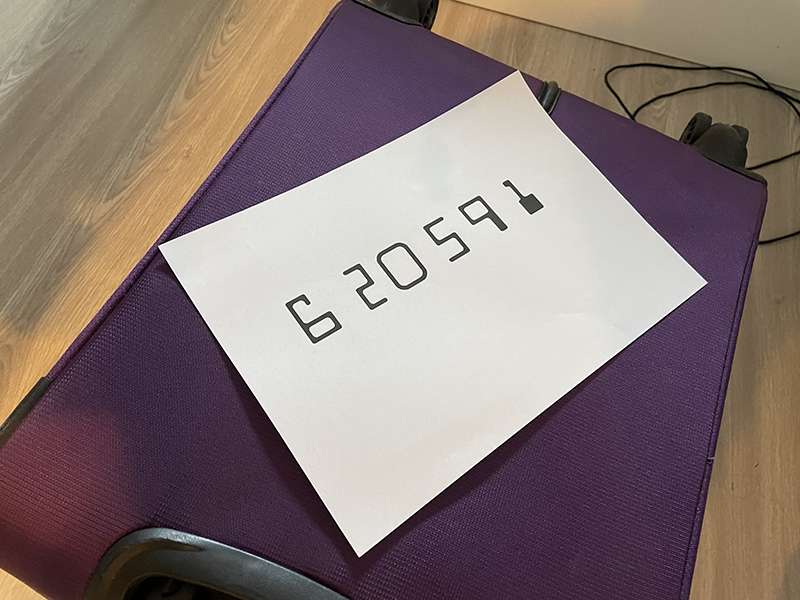
#> input picture pythonProject/img/endcode.bmp, 800 x 600 px
$ python main.py
#> lines starting #> are read from the running program, lines starting #| are printed output that depends on the picture; after the words box and inside, x2 and y2 are one past the last pixel; in counts of white or black regions, pixels touching at a corner belong together
#> further down, img is the input picture: shape (600, 800, 3); mean R, G, B 135, 119.2, 116.5
import matplotlib.pyplot as plt
import numpy as np
from skimage import transform
from skimage.color import rgb2gray

# Define prototypes
prototypes = np.zeros((10, 9, 7))
prototypes[0] = [[0, 1, 1, 1, 1, 1, 0],
           [1, 0, 0, 0, 0, 0, 1],
           [1, 0, 0, 0, 0, 0, 1],
           [1, 0, 0, 0, 0, 0, 1],
           [1, 0, 0, 0, 0, 0, 1],
           [1, 0, 0, 0, 0, 0, 1],
           [1, 0, 0, 0, 0, 0, 1],
           [1, 0, 0, 0, 0, 0, 1],
           [0, 1, 1, 1, 1, 1, 0]]
prototypes[1] = [[0, 0, 0, 1, 1, 0, 0],
           [0, 0, 0, 0, 1, 0, 0],
           [0, 0, 0, 0, 1, 0, 0],
           [0, 0, 0, 0, 1, 0, 0],
           [0, 0, 0, 0, 1, 0, 0],
           [0, 0, 0, 1, 1, 1, 1],
           [0, 0, 0, 1, 1, 1, 1],
           [0, 0, 0, 1, 1, 1, 1],
           [0, 0, 0, 1, 1, 1, 1]]
prototypes[2] = [[0, 0, 0, 1, 1, 1, 1],
           [0, 0, 0, 0, 0, 0, 1],
           [0, 0, 0, 0, 0, 0, 1],
           [0, 0, 0, 0, 0, 0, 1],
           [0, 0, 0, 1, 1, 1, 1],
           [0, 0, 0, 1, 0, 0, 0],
           [0, 0, 0, 1, 0, 0, 0],
           [0, 0, 0, 1, 0, 0, 0],
           [0, 0, 0, 1, 1, 1, 1]]
prototypes[3] = [[0, 0, 1, 1, 1, 1, 0],
           [0, 0, 0, 0, 0, 1, 0],
           [0, 0, 0, 0, 0, 1, 0],
           [0, 0, 0, 0, 0, 1, 0],
           [0, 0, 1, 1, 1, 1, 1],
           [0, 0, 0, 0, 0, 1, 1],
           [0, 0, 0, 0, 0, 1, 1],
           [0, 0, 0, 0, 0, 1, 1],
           [0, 0, 1, 1, 1, 1, 1]]
prototypes[4] = [[0, 1, 1, 0, 0, 0, 0],
           [0, 1, 1, 0, 0, 0, 0],
           [0, 1, 1, 0, 0, 0, 0],
           [0, 1, 1, 0, 0, 0, 0],
           [0, 1, 1, 0, 0, 0, 0],
           [0, 1, 1, 0, 0, 1, 1],
           [0, 1, 1, 1, 1, 1, 1],
           [0, 0, 0, 0, 0, 1, 1],
           [0, 0, 0, 0, 0, 1, 1]]
prototypes[5] = [[0, 0, 1, 1, 1, 1, 1],
           [0, 0, 1, 0, 0, 0, 0],
           [0, 0, 1, 0, 0, 0, 0],
           [0, 0, 1, 0, 0, 0, 0],
           [0, 0, 1, 1, 1, 1, 1],
           [0, 0, 0, 0, 0, 0, 1],
           [0, 0, 0, 0, 0, 0, 1],
           [0, 0, 0, 0, 0, 0, 1],
           [0, 0, 1, 1, 1, 1, 1], ]
prototypes[6] = [[0, 1, 1, 1, 1, 0, 0],
           [0, 1, 0, 0, 1, 0, 0],
           [0, 1, 0, 0, 0, 0, 0],
           [0, 1, 0, 0, 0, 0, 0],
           [0, 1, 0, 0, 0, 0, 0],
           [0, 1, 1, 1, 1, 1, 1],
           [0, 1, 0, 0, 0, 0, 1],
           [0, 1, 0, 0, 0, 0, 1],
           [0, 1, 1, 1, 1, 1, 1]]
prototypes[7] = [[0, 0, 1, 1, 1, 1, 1],
           [0, 0, 1, 0, 0, 0, 1],
           [0, 0, 1, 0, 0, 0, 1],
           [0, 0, 0, 0, 0, 0, 1],
           [0, 0, 0, 0, 0, 1, 0],
           [0, 0, 0, 0, 1, 0, 0],
           [0, 0, 0, 0, 1, 0, 0],
           [0, 0, 0, 0, 1, 0, 0],
           [0, 0, 0, 0, 1, 0, 0]]
prototypes[8] = [[0, 1, 1, 1, 1, 1, 0],
           [0, 1, 0, 0, 0, 1, 0],
           [0, 1, 0, 0, 0, 1, 0],
           [0, 1, 0, 0, 0, 1, 0],
           [0, 1, 1, 1, 1, 1, 0],
           [1, 1, 0, 0, 0, 1, 1],
           [1, 1, 0, 0, 0, 1, 1],
           [1, 1, 0, 0, 0, 1, 1],
           [1, 1, 1, 1, 1, 1, 1]]
prototypes[9] = [[0, 1, 1, 1, 1, 1, 1],
           [0, 1, 0, 0, 0, 0, 1],
           [0, 1, 0, 0, 0, 0, 1],
           [0, 1, 0, 0, 0, 0, 1],
           [0, 1, 1, 1, 1, 1, 1],
           [0, 0, 0, 0, 0, 1, 1],
           [0, 0, 0, 0, 0, 1, 1],
           [0, 0, 0, 0, 0, 1, 1],
           [0, 0, 0, 0, 0, 1, 1]]


def alignment(img, src, dst):
    tform = transform.ProjectiveTransform()
    tform.estimate(src, dst)
    warped = transform.warp(img, tform, output_shape=(100, 900))
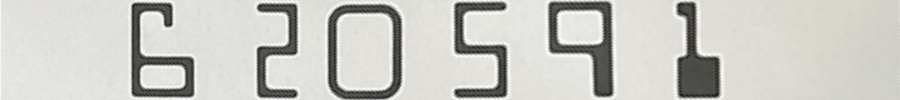
#> warped: shape (100, 900, 3) float64; mean R, G, B 0.794, 0.792, 0.772
    return warped


def rgb_to_binary(img, binary_threshold):
#> called with binary_threshold = 200
    grayscale = rgb2gray(img) * 255
    grayscale = grayscale.astype(int)
    binary = grayscale < binary_threshold
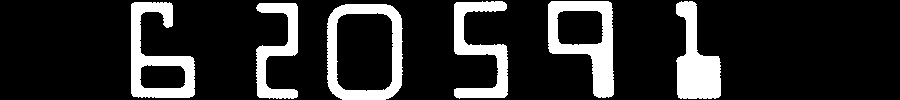
#> binary: shape (100, 900) bool; 16.8% white; 6 white regions, box (x1, y1, x2, y2) and area: (548, 1, 614, 98) 2884, (327, 4, 403, 100) 2759, (131, 2, 195, 98) 2711, (676, 1, 721, 99) 2610, (454, 1, 508, 99) 2289, (256, 3, 298, 99) 1854
    return binary


def prototype_matching(scale, prot):

    prob_of_prot = []

    for w in range(scale.shape[1]):

        if w + 7 >= scale.shape[1]:
            break

        for p in range(prot.shape[0]):

            prototype = prot[p]

            sub_img = scale[0:9, w:w + 7]

            score = 0

            for row in range(prototype.shape[0]):
                for col in range(prototype.shape[1]):

                    if prototype[row, col] == sub_img[row, col]:
                        score += 1

            prob = score / (prototype.shape[0] * prototype.shape[1])

            #if prob > 0.95:
            prob_of_prot.append([prob, p])
#> after the loop, prob_of_prot = 750 pairs, first value 0.333 to 1, second value 0 to 9

    return prob_of_prot


if __name__ == '__main__':

    img = plt.imread("img/endcode.bmp")


    # crop src image to dst image
    src = np.array([[0, 0], [0, 100], [900, 100], [900, 0]])
    dst = np.array([[218, 339], [249, 385], [600, 174], [571, 143]])
    crop = alignment(img, src, dst)

    #
    binary_threshold = 200
    binary = rgb_to_binary(crop, binary_threshold)

    #
    new_shape = (9, 82)
    scale = transform.resize(binary, new_shape)


    # prototype matching
    prots = prototype_matching(scale, prototypes)
#> prots has the same summary as prob_of_prot in prototype_matching


    # print number if prototype matching more than 0.95 percent
    probability = 0.95

    print("Decode from image is : ", end=" ")
    for prot in prots:
        if prot[0] > probability:
            print(prot[1], end=" ")
#> this loop made 750 passes
#> prot on passes 1 to 3: [0.619, 0], [0.651, 1], [0.714, 2]
#| 6
#| 2
#| 0
#| 5
#| 9
#| 1
